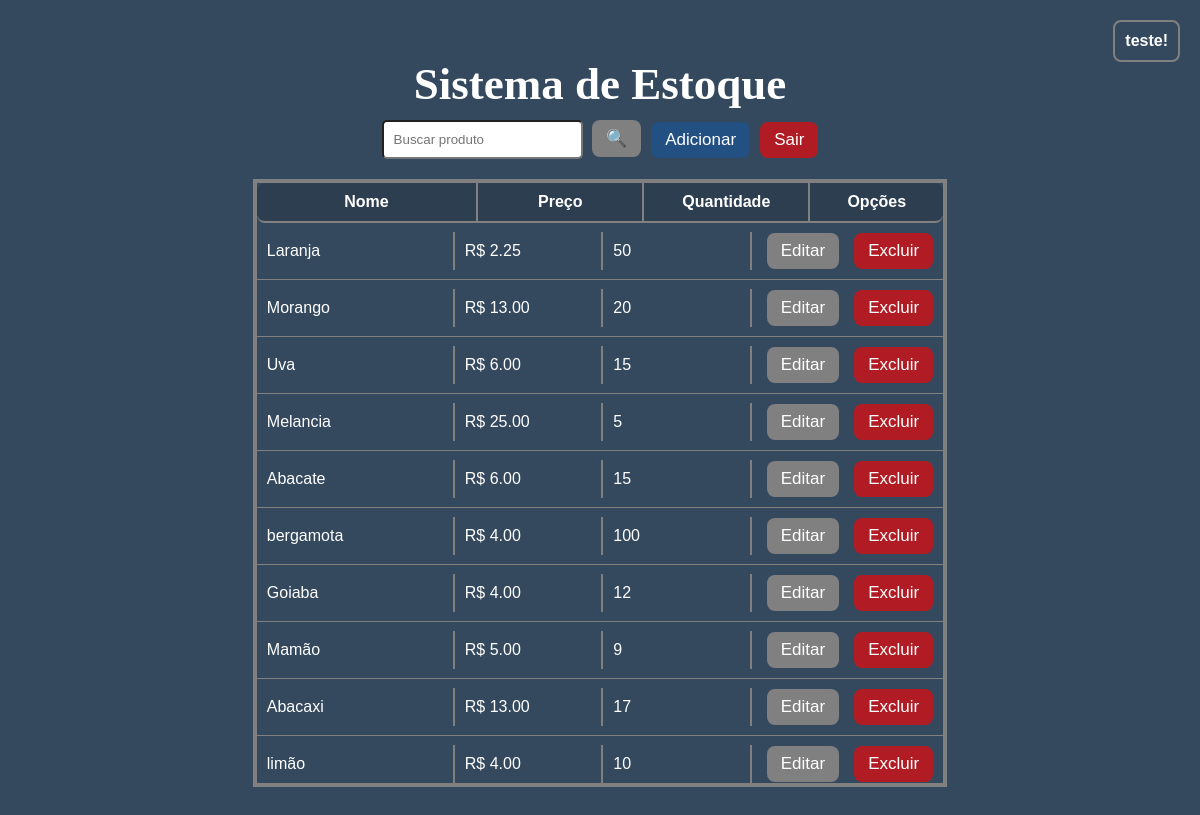
/ (signed in), run on the app's committed database.
### tables this page shows
CREATE TABLE produtos (
    id INTEGER NOT NULL PRIMARY KEY AUTOINCREMENT, nome TEXT NOT NULL, preco REAL NOT NULL, quantidade INTEGER NOT NULL);

### app.py (the view)
@app.route('/')
def index():
    if 'usuario' not in session:
        return redirect('/login')
    busca = request.args.get("busca")
    conexao = sqlite3.connect("database.db")
    cursor = conexao.cursor()
    if busca:
        cursor.execute(
            "SELECT * FROM produtos WHERE nome LIKE ?",
            ('%' + busca + '%',)
        )
    else:
        cursor.execute("SELECT * FROM produtos")
    produtos = cursor.fetchall()
    conexao.close()
    return render_template(
        'index.html',
        produtos=produtos
    )

### templates/index.html (shortened to what this page needs)
<!DOCTYPE html>
<html lang="pt-br">
<head>
    <link rel="stylesheet" href="{{ url_for('static', filename='style.css') }}">
</head>
<body>
    <h1 style="font-family: fancy; font-size: 45px;">Sistema de Estoque</h1>
    <div class="usuario-logado">{{ session['usuario'] }}!</div>
    <div class="topo">
        <form method="GET">
            <input
                style="padding: 10px; border-radius: 5px;"
                type="text"
                name="busca"
                placeholder="Buscar produto">
            <button type="submit" class="btn buscar">🔍</button>
        </form>
        <a href="/adicionar" class="btn adicionar">Adicionar</a>
        <a href="/logout" class="btn excluir">Sair</a>
    </div>
    <div class="lista-produtos">
        <div class="cabecalho-produtos" >
            <div>Nome</div>
            <div>Preço</div>
            <div>Quantidade</div>
            <div>Opções</div>
        </div>
        {% for produto in produtos %}
        <div class="linha-produto">
            <div class="nome-produto">{{ produto[1] }}</div>
            <div class="preco-produto">R$ {{ "%.2f"|format(produto[2]) }}</div>
            <div class="quan-produto">{{ produto[3] }}</div>
            <div class="opcoes-produto">
                <a href="/editar/{{ produto[0] }}" class="btn editar">Editar</a>
                <a
                    href="/deletar/{{ produto[0] }}"
                    class="btn excluir"
                    onclick="return confirm('Tem certeza que deseja excluir este produto?')">Excluir
                </a>
            </div>
        </div>
        {% endfor %}
    </div>
</body>
</html>

### static/style.css (style rules this page uses)
body { font-family: Arial, sans-serif; color: white; padding: 20px; background-color: #34495e; }
.btn { padding: 8px 14px; border-radius: 8px; color: white; text-decoration: none; display: inline-block; margin-left: 5px; cursor: pointer; font-size: 17px; border: none; }
.editar { background-color: gray; }
.excluir { background-color: rgba(255, 0, 0, 0.616); }
.adicionar { background-color: rgba(22, 85, 158, 0.575); }
.buscar { background-color: gray; }
.lista-produtos { border: 4px solid gray; padding: 0px; margin-top: 20px; height: 600px; width: 60%; overflow-y: auto; margin: 20px auto; }
.topo { display: flex; justify-content: center; align-items: center; gap: 5px; }
h1 { text-align: center; margin-bottom: 10px; }
.cabecalho-produtos, .linha-produto { display: grid; grid-template-columns: 2fr 1.5fr 1.5fr 1.2fr; gap: 0; align-items: center; border-bottom: 2px solid gray; }
.cabecalho-produtos { background-color: #2c3e50; color: white; border-radius: 8px; font-weight: bold; text-align: center; }
.cabecalho-produtos > div, .linha-produto > div { padding: 10px; border-right: 2px solid gray; }
.cabecalho-produtos > div:last-child, .linha-produto > div:last-child { border-right: none; }
.linha-produto { border-bottom: 1px solid gray; }
.opcoes-produto { display: flex; gap: 10px; }
.nome-produto, .preco-produto, .quan-produto { padding: 10px; border-radius: 0; }
.usuario-logado { position: absolute; top: 20px; right: 20px; border: 2px solid gray; border-radius: 8px; padding: 10px; font-weight: bold; }

### data on the page
produtos: nome "Laranja", preco "2.25", quantidade "50"
produtos: nome "Morango", preco "13.00", quantidade "20"
produtos: nome "Uva", preco "6.00", quantidade "15"
produtos: nome "Melancia", preco "25.00", quantidade "5"
produtos: nome "Abacate", preco "6.00", quantidade "15"
produtos: nome "bergamota", preco "4.00", quantidade "100"
produtos: nome "Goiaba", preco "4.00", quantidade "12"
produtos: nome "Mamão", preco "5.00", quantidade "9"
produtos: nome "Abacaxi", preco "13.00", quantidade "17"
produtos: nome "limão", preco "4.00", quantidade "10"

### other printed values
{{ session['usuario'] }} "teste"
